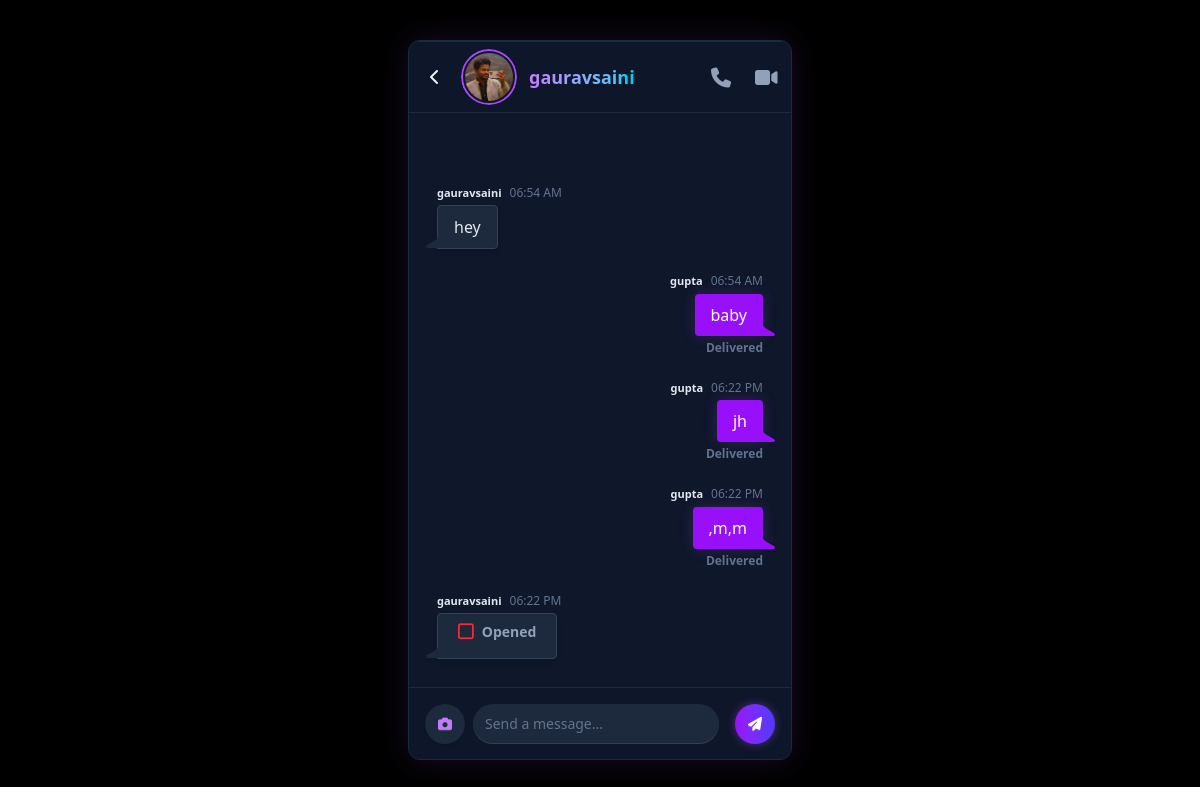
Before: /chat-details/133 (signed in) with the older database file.
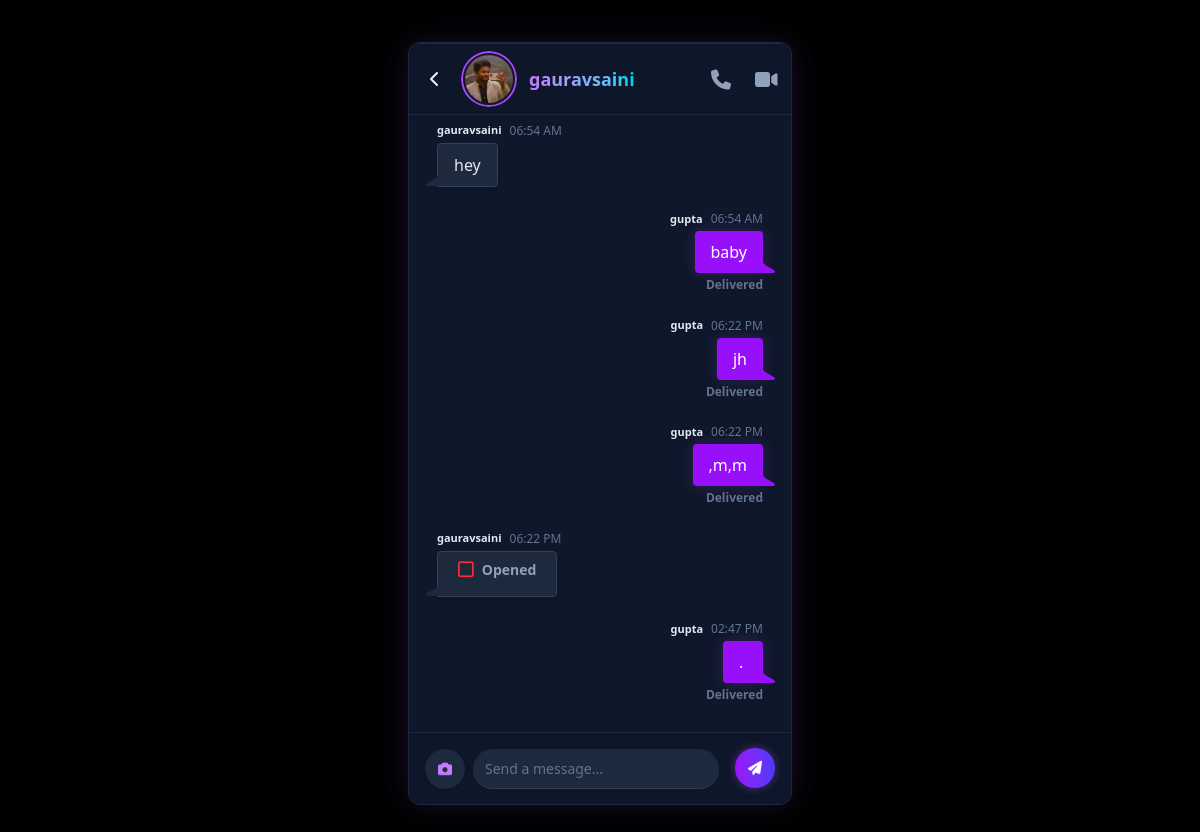
After: the same page with the newer database file.
### core/models.py (models this page shows)
class SnapUser(AbstractUser) :
  avatar = models.ImageField(upload_to="avatar", default="snaps/default.jpg")
  latitude = models.FloatField(null=True, blank=True)
  longitude = models.FloatField(null=True, blank=True)
  last_location_update = models.DateTimeField(null=True, blank=True)

class Message(models.Model):
  sender=models.ForeignKey(to=get_user_model(),on_delete=models.CASCADE,related_name="sent_messages")
  receiver=models.ForeignKey(to=get_user_model(),on_delete=models.CASCADE,related_name="received_messages")
  is_opened=models.BooleanField(default=False)#for snap one time view only
  text_message=models.TextField(blank=True)
  image=models.ImageField(upload_to="snaps/",blank=True,null=True)
  created_at=models.DateTimeField(auto_now_add=True)

### core/views/chat_views.py (the view)
# urls.py: path("chat-details/<int:id>", views.chat_details_view, name="chat-details"),
@login_required
def chat_details_view(request, id):
    friend = get_object_or_404(get_user_model(), pk=id)
    if not are_friends(request.user, friend):
        return redirect("home")
    messages = Message.objects.filter(
        Q(sender=request.user, receiver=friend) | Q(sender=friend, receiver=request.user)
    ).order_by("created_at")
    messages = list(messages)
    user1, user2 = (request.user, friend) if request.user.id < friend.id else (friend, request.user)
    conversation = Conversation.objects.filter(user1=user1, user2=user2).first()
    return render(request, "pages/chat-details.html", {"friend": friend, "messages": messages, "conversation": conversation})

### core/utils.py (called while the page is built)
def are_friends(user1, user2):
    return FriendRequest.objects.filter(
        Q(from_user=user1, to_user=user2) | Q(from_user=user2, to_user=user1),
        status="accepted"
    ).exists()

### core/templates/pages/chat-details.html (shortened to what this page needs)
{% extends "base.html" %}
{% load static %}
{% block main %}
<div class="dock absolute px-4 gap-4 justify-start top-0 bg-slate-900/90 backdrop-blur-lg border-b border-slate-800 text-slate-100 dock-lg z-50">
    <div class="max-w-[20px]">
        <a href="{% url 'home' %}" class="cursor-pointer hover:text-purple-400 transition-colors">
            <i class="fa-solid fa-chevron-left"></i>
        </a>
    </div>
    <div class="max-w-full w-full flex flex-row justify-start items-center gap-3">
        <div class="avatar">
            <div class="w-14 h-14 rounded-full">
                <img src="{{ friend.avatar.url }}"
                class="w-14 h-14 rounded-full border-2 border-purple-500 p-[2px] object-cover"/>
            </div>
        </div>
        <div class="flex items-center gap-2">
            <p class="max-w-[150px] font-semibold text-lg text-transparent bg-clip-text bg-gradient-to-r from-purple-400 to-cyan-400 truncate">
            </p>
        </div>
    </div>
    <div class="max-w-16 flex flex-row justify-between gap-6 items-center text-slate-400">
        <i class="fa-solid fa-lg fa-phone hover:text-purple-400 transition-colors cursor-pointer"></i>
        <i class="fa-solid fa-lg fa-video hover:text-purple-400 transition-colors cursor-pointer"></i>
    </div>
</div>
<main class="left-0 right-0 top-[80px] bottom-[80px] absolute overflow-y-auto" id="chat-box">
    <div class="min-h-full flex flex-col justify-end px-4">
        {% for message in messages %}
        {% if message.sender == request.user %}
        <div class="chat chat-end mb-4">
            <div class="chat-header flex items-center gap-2 mb-1">
                <span class="font-bold text-slate-200">{{ message.sender.username }}</span>
                <time class="text-xs font-medium text-slate-500">{{ message.created_at|date:"h:i A" }}</time>
            </div>
            <div class="chat-bubble bg-purple-600 text-white break-words shadow-[0_0_15px_rgba(168,85,247,0.2)] leading-relaxed">
                {% if message.text_message %}
                    <p>{{ message.text_message }}</p>
                {% endif %}
            </div>
            <div class="chat-footer text-xs font-semibold text-slate-500 mt-1">Delivered</div>
        </div>
        {% else %}
        <div class="chat chat-start mb-4">
            <div class="chat-header flex items-center gap-2 mb-1">
                <span class="font-bold text-slate-200">{{ message.sender.username }}</span>
                <time class="text-xs font-medium text-slate-500">{{ message.created_at|date:"h:i A" }}</time>
            </div>
            <div class="chat-bubble bg-slate-800 text-slate-200 break-words shadow-md leading-relaxed border border-slate-700">
               {% if message.image %}
                {% if message.is_opened %}
                    <div class="flex items-center gap-2 mb-2 px-1 text-slate-400">
                        <i class="fa-regular fa-square text-red-500 text-lg"></i>
                        <span class="font-semibold text-sm">Opened</span>
                    </div>
                {% endif %}
            {% endif %}
                {% if message.text_message %}
                    <p>{{ message.text_message }}</p>
                {% endif %}
            </div>
        </div>
        {% endif %}
    {% endfor %}
    </div>
</main>
<div class="dock absolute gap-2 px-4 justify-start bottom-0 bg-slate-900/90 backdrop-blur-lg border-t border-slate-800 dock-lg z-50">
    <button id="file-button" type="button" class="max-w-10 rounded-full btn btn-square border-none text-purple-400 bg-slate-800 hover:bg-slate-700 hover:text-purple-300 transition-colors shadow-sm">
        <i class="fa-solid fa-camera"></i>
    </button>
    <form action="{% url 'send-message' friend.id %}" method="post" enctype="multipart/form-data"
        class="max-w-full flex flex-row gap-4 flex-1">
        <input name="content" type="text" class="rounded-full input flex-1 bg-slate-800 border-none text-slate-100 placeholder-slate-500 focus:ring-2 focus:ring-purple-500/50" placeholder="Send a message...">
        <button type="submit" class="rounded-full btn btn-square border-none text-white bg-gradient-to-r from-purple-600 to-indigo-600 hover:from-purple-500 hover:to-indigo-500 shadow-[0_0_10px_rgba(168,85,247,0.4)] transition-all">
            <i class="fa-solid fa-paper-plane"></i>
        </button>
    </form>
</div>
{% endblock %}

### core/templates/base.html (shortened to what this page needs)
{% load static%}
<!doctype html>
<html lang="en">
  <head>
    <link
      href="https://cdn.jsdelivr.net/npm/daisyui@5"
      rel="stylesheet"
      type="text/css"
    />
    <link
      rel="stylesheet"
      type="text/css"
      href="https://cdn.jsdelivr.net/npm/@phosphor-icons/web@2.1.1/src/regular/style.css"
    />
    <link
      rel="stylesheet"
      type="text/css"
      href="https://cdn.jsdelivr.net/npm/@phosphor-icons/web@2.1.1/src/fill/style.css"
    />
    <script src="https://cdn.jsdelivr.net/npm/@tailwindcss/browser@4"></script>
  </head>
  <body>
  <div class="h-screen bg-black flex justify-center items-center selection:bg-purple-500/30">
  <div
    class="h-full relative bg-slate-900 text-slate-100 shadow-[0_0_30px_rgba(168,85,247,0.15)] border border-slate-800 w-full sm:h-[90vh] sm:max-w-96 sm: rounded-xl overflow-hidden"
  >
    {% block main %} {% endblock %}
  </div>
</div>
  </body>
</html>

Changed rows visible on the page:
added Message: sender.username "gupta", created_at "02:47 PM", text_message "."
